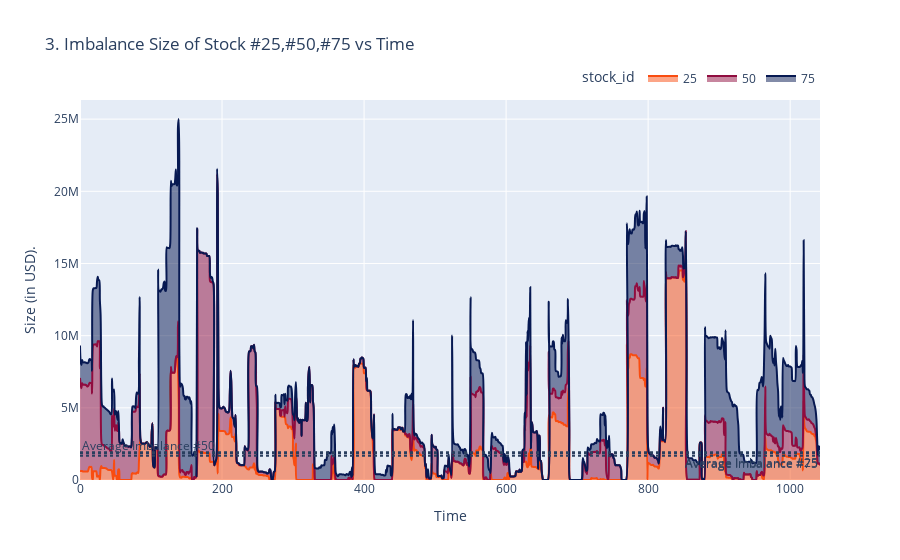

Source (notebook cell):
### Code cell
stock255075 = train_data.query("stock_id==25 | stock_id==50 | stock_id==75")
stock255075["date_time"] = stock255075["date_id"].astype(str)+"_"+stock255075["time_id"].astype(str)
stock255075.reset_index(inplace=True,drop=True)

fig = px.area(stock255075, x=stock255075.index//3, y=["imbalance_size"],color="stock_id",
              title="3. Imbalance Size of Stock #25,#50,#75 vs Time",line_shape='spline',
              color_discrete_map={25: "#F94C10",50: "#900C3F",75:"#071952"})
fig.add_hline(y=train_data.query("stock_id==25")["imbalance_size"].mean(), line_dash="dot", annotation_text="Average Imbalance #25", annotation_position="bottom right")
fig.add_hline(y=train_data.query("stock_id==50")["imbalance_size"].mean(), line_dash="dot", annotation_text="Average Imbalance #50", annotation_position="top left")
fig.add_hline(y=train_data.query("stock_id==75")["imbalance_size"].mean(), line_dash="dot", annotation_text="Average Imbalance #75", annotation_position="bottom right")
fig.update_layout(xaxis_title="Time", yaxis_title="Size (in USD).",legend=dict(orientation="h", yanchor="bottom", y=1.02, xanchor="right", x=1))
fig.show()

### Figure 1 — Plotly figure (JSON) as saved in the notebook; plotly's stock layout.template omitted (floating-point values rounded to 4 significant figures; data arrays with more than 128 entries replaced by an {"elided": "..."} marker saying what was removed)
{"data": [{"fillpattern": {"shape": ""}, "hovertemplate": "stock_id=25<br>variable=imbalance_size<br>x=%{x}<br>value=%{y}<extra></extra>", "legendgroup": "25", "line": {"color": "#F94C10", "shape": "spline"}, "marker": {"symbol": "circle"}, "mode": "lines", "name": "25", "orientation": "v", "showlegend": true, "stackgroup": "1", "type": "scatter", "x": {"elided": "1043 int values"}, "xaxis": "x", "y": {"elided": "1043 float values"}, "yaxis": "y"}, {"fillpattern": {"shape": ""}, "hovertemplate": "stock_id=50<br>variable=imbalance_size<br>x=%{x}<br>value=%{y}<extra></extra>", "legendgroup": "50", "line": {"color": "#900C3F", "shape": "spline"}, "marker": {"symbol": "circle"}, "mode": "lines", "name": "50", "orientation": "v", "showlegend": true, "stackgroup": "1", "type": "scatter", "x": {"elided": "1043 int values"}, "xaxis": "x", "y": {"elided": "1043 float values"}, "yaxis": "y"}, {"fillpattern": {"shape": ""}, "hovertemplate": "stock_id=75<br>variable=imbalance_size<br>x=%{x}<br>value=%{y}<extra></extra>", "legendgroup": "75", "line": {"color": "#071952", "shape": "spline"}, "marker": {"symbol": "circle"}, "mode": "lines", "name": "75", "orientation": "v", "showlegend": true, "stackgroup": "1", "type": "scatter", "x": {"elided": "1043 int values"}, "xaxis": "x", "y": {"elided": "1043 float values"}, "yaxis": "y"}], "layout": {"annotations": [{"showarrow": false, "text": "Average Imbalance #25", "x": 1, "xanchor": "right", "xref": "x domain", "y": 1917000.0, "yanchor": "top", "yref": "y"}, {"showarrow": false, "text": "Average Imbalance #50", "x": 0, "xanchor": "left", "xref": "x domain", "y": 1689000.0, "yanchor": "bottom", "yref": "y"}, {"showarrow": false, "text": "Average Imbalance #75", "x": 1, "xanchor": "right", "xref": "x domain", "y": 1855000.0, "yanchor": "top", "yref": "y"}], "legend": {"orientation": "h", "title": {"text": "stock_id"}, "tracegroupgap": 0, "x": 1, "xanchor": "right", "y": 1.02, "yanchor": "bottom"}, "shapes": [{"line": {"dash": "dot"}, "type": "line", "x0": 0, "x1": 1, "xref": "x domain", "y0": 1917000.0, "y1": 1917000.0, "yref": "y"}, {"line": {"dash": "dot"}, "type": "line", "x0": 0, "x1": 1, "xref": "x domain", "y0": 1689000.0, "y1": 1689000.0, "yref": "y"}, {"line": {"dash": "dot"}, "type": "line", "x0": 0, "x1": 1, "xref": "x domain", "y0": 1855000.0, "y1": 1855000.0, "yref": "y"}], "title": {"text": "3. Imbalance Size of Stock #25,#50,#75 vs Time"}, "xaxis": {"anchor": "y", "domain": [0.0, 1.0], "title": {"text": "Time"}}, "yaxis": {"anchor": "x", "domain": [0.0, 1.0], "title": {"text": "Size (in USD)."}}}}
